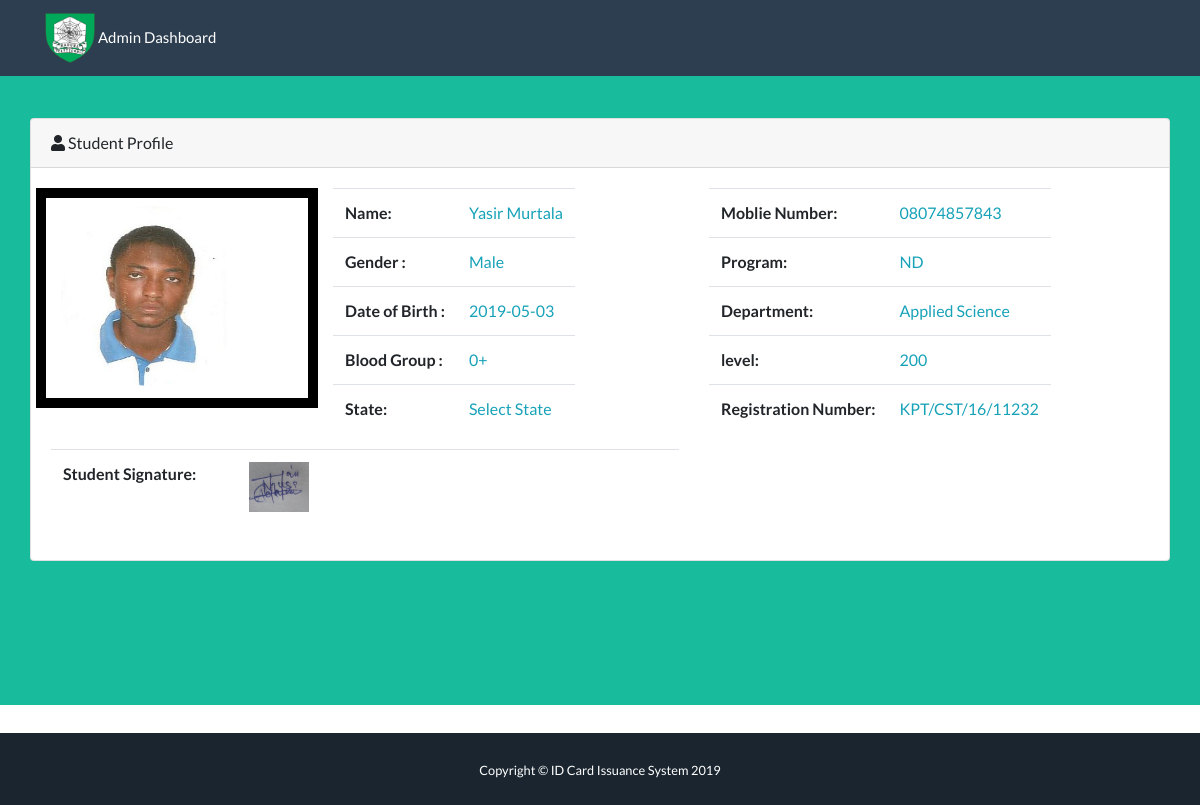
Screenshot of /admin_view.php?regno=KPT/CST/16/11232 with the database file from the repository.
### tables this page shows
CREATE TABLE `department` (
  `department_Id` int(11) NOT NULL,
  `student_Id` int(11) NOT NULL,
  `unit` varchar(20) NOT NULL,
  `department` varchar(50) NOT NULL,
  `programe` varchar(10) NOT NULL,
  `yoe` int(20) NOT NULL,
  `yog` int(20) NOT NULL,
  `level` varchar(10) NOT NULL
);

CREATE TABLE `students` (
  `student_Id` int(11) NOT NULL,
  `fname` varchar(20) NOT NULL,
  `sname` varchar(20) NOT NULL,
  `oname` varchar(20) NOT NULL,
  `gender` varchar(10) NOT NULL,
  `state` varchar(20) NOT NULL,
  `lg` varchar(20) NOT NULL,
  `dob` varchar(20) NOT NULL,
  `phone` varchar(20) NOT NULL,
  `blood` varchar(10) NOT NULL,
  `regno` varchar(50) NOT NULL,
  `sign` varchar(500) NOT NULL,
  `picture` varchar(500) NOT NULL,
  `idcard_status` int(11) NOT NULL
);

### admin_view.php (the view, shortened to what this page needs)
<?php
 include('config/db.php');
$user=$_GET['regno'];
    $query = mysqli_query($connection, "SELECT * FROM students
    LEFT JOIN department on department.student_Id = students.student_Id WHERE regno='$user' ");
    while($row = mysqli_fetch_array($query,MYSQLI_ASSOC)){
     $fname = $row["fname"];
     $sname = $row["sname"];
     $oname = $row["oname"];
     $gender = $row["gender"];
     $state = $row["state"];
     $phone = $row["phone"];
     $dob = $row["dob"];
     $programe = $row["programe"];
     $department = $row["department"];
     $blood = $row["blood"];
     $regno = $row["regno"];
     $level = $row["level"];
     $pic = $row["picture"];
     $signature = $row["sign"];
    }
  ?>
<!DOCTYPE html>
<html lang="en">
<head>
  <link href="vendor/bootstrap/css/bootstrap.min.css" rel="stylesheet">
  <link href="animate.css" rel="stylesheet">
  <link href="vendor/fontawesome-free/css/all.min.css" rel="stylesheet" type="text/css">
  <link href="vendor/magnific-popup/magnific-popup.css" rel="stylesheet" type="text/css">
  <link href="css/freelancer.min.css" rel="stylesheet">
</head>
<body id="page-top">
 <?php include 'admin_nav.php'; ?>
  <header class="masthead bg-primary " style=" margin-top: -100px;">
    <div class="container-fluid">
          <div class="col-lg-12 col-lg-4 mb-5">
          <div class="card mb-3">
            <div class="card-header">
              <i class="fas fa-user"></i>
              Student Profile
        </div>
            <div class="card-body">
              <div class="row">
                <div class="col-lg-3 mb-4 table-bordered" style="border: 10px solid black; height: 220px;">
                   <div class="mt-2" style="border-radius: 50px;">
                      <img src="images/<?php echo $pic; ?>" width="180" height="180" style="border-radius: 130px;" >
                  </div>
                </div>
                <div class="col-lg-4">
                  <table width="100" class="table table-responsive  w-100 tabl">
                    <tr>
                      <th>Name: </th>
                      <td class="text-info"><?php echo $fname." ".$sname." ".$oname; ?></td>
                    </tr>
                    <tr>
                      <th>Gender : </th>
                      <td class="text-info"><?php echo $gender; ?></td>
                    </tr>
                    <tr>
                      <th>Date of Birth : </th>
                      <td class="text-info"><?php echo $dob; ?></td>
                    </tr>
                    <tr>
                      <th>Blood Group : </th>
                      <td class="text-info"><?php echo $blood; ?></td>
                    </tr>
                    <tr>
                      <th>State: </th>
                      <td class="text-info"><?php echo $state; ?></td>
                    </tr>
                  </table>
                </div>
                <div class="col-lg-5">
                  <table width="100" class="table table-responsive  w-100 tabl" >
                    <tr>
                      <th>Moblie Number: </th>
                      <td class="text-info"><?php echo $phone; ?></td>
                    </tr>
                    <tr>
                      <th>Program: </th>
                      <td class="text-info"><?php echo $programe; ?></td>
                    </tr>
                    <tr>
                      <th>Department: </th>
                      <td class="text-info"><?php echo $department; ?></td>
                    </tr>
                    <tr>
                      <th>level: </th>
                      <td class="text-info"><?php echo $level; ?></td>
                    </tr>
                    <tr>
                      <th>Registration Number: </th>
                      <td class="text-info"><?php echo $regno; ?></td>
                    </tr>
                  </table>
                </div>
                <div class="col-lg-7">
                  <table width="100" class="table table-responsive  w-100 tabl">
                    <tr>
                      <th style="width: 300px;">Student Signature: </th>
                      <td class="text-info" style="font-size: 14px; width: 900px;"><img src="images/<?php echo $signature; ?>" width="60" height="50"></td>
                    </tr>
                  </table>
                </div>
              </div>
</div>
        </div>
          </div>
    </div>
  </header>
<div class="copyright py-4 text-center text-white fixed-bottom">
    <div class="container">
      <small>Copyright &copy; ID Card Issuance System 2019</small>
    </div>
  </div>
</body>
</html>

### rows the page displays
department: student_Id.picture (picture), student_Id.fname "Yasir", student_Id.sname "Murtala", student_Id.gender "Male", student_Id.dob "2019-05-03", student_Id.blood "0+", student_Id.state "Select State", student_Id.phone "08074857843", programe "ND", department "Applied Science", level "200", student_Id.regno "KPT/CST/16/11232", student_Id.sign (picture)
